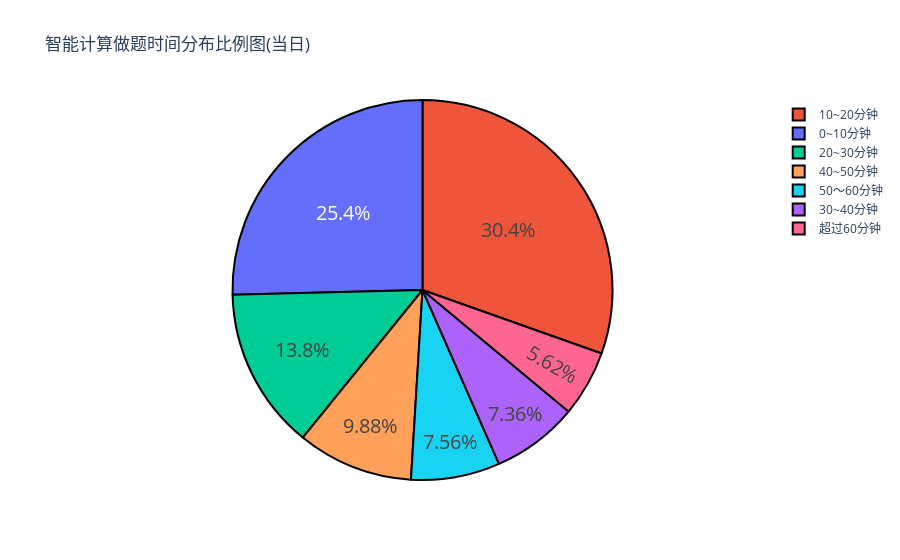

Here is the notebook cell this chart was saved with:
### Code cell
import plotly as py
import plotly.graph_objs as go
pyplt=py.offline.plot
labels=['0~10分钟','10~20分钟','20~30分钟','30~40分钟','40~50分钟', '50～60分钟', '超过60分钟']
values=x1_list
trace=[go.Pie(labels=labels,values=values)]
layout=go.Layout(
    title='智能计算做题时间分布比例图(当日)'
)
fig=go.Figure(data=trace,layout=layout)
fig.update_traces(hoverinfo='label+percent',
#  textinfo='value', 
 textfont_size=20, marker=dict(colors=plotly.colors.qualitative.Plotly[0:7], line=dict(color='#000000', width=2)))
pyplt(fig,filename='plot/单日智能计算时间分布饼图.html')
offline.iplot(fig)

### Figure 1 — Plotly figure (JSON) as saved in the notebook; plotly's stock layout.template omitted (floating-point values rounded to 4 significant figures)
{"data": [{"hoverinfo": "label+percent", "labels": ["0~10分钟", "10~20分钟", "20~30分钟", "30~40分钟", "40~50分钟", "50～60分钟", "超过60分钟"], "marker": {"colors": ["#636EFA", "#EF553B", "#00CC96", "#AB63FA", "#FFA15A", "#19D3F3", "#FF6692"], "line": {"color": "#000000", "width": 2}}, "textfont": {"size": 20}, "type": "pie", "values": [131, 157, 71, 38, 51, 39, 29]}], "layout": {"title": {"text": "智能计算做题时间分布比例图(当日)"}}}
